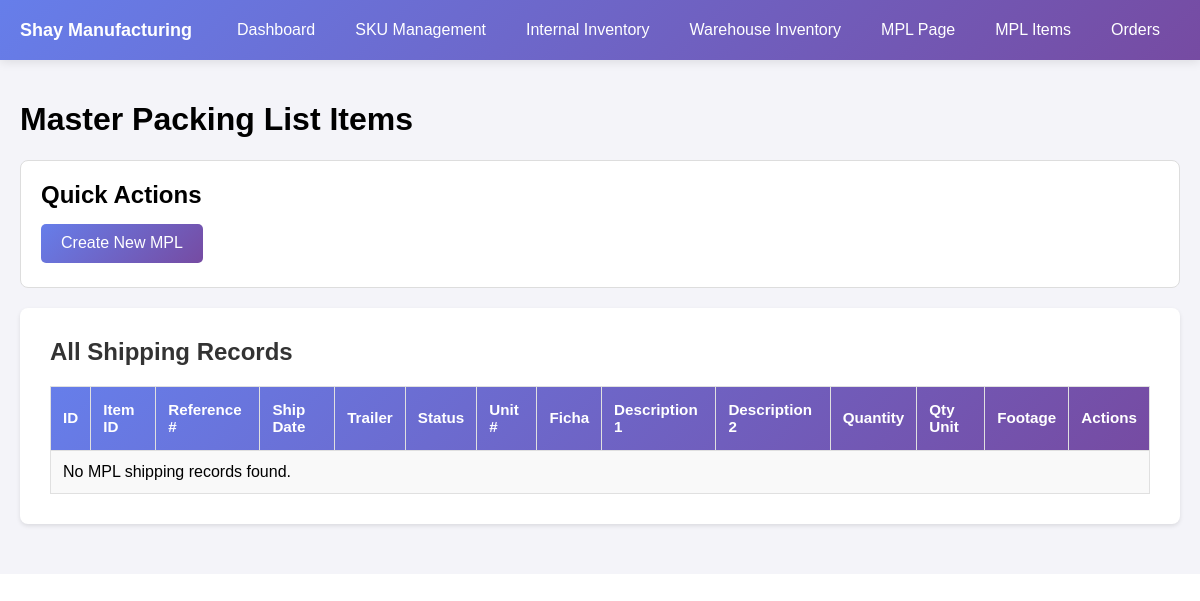
Before: /mpl_items.php with the older database file.
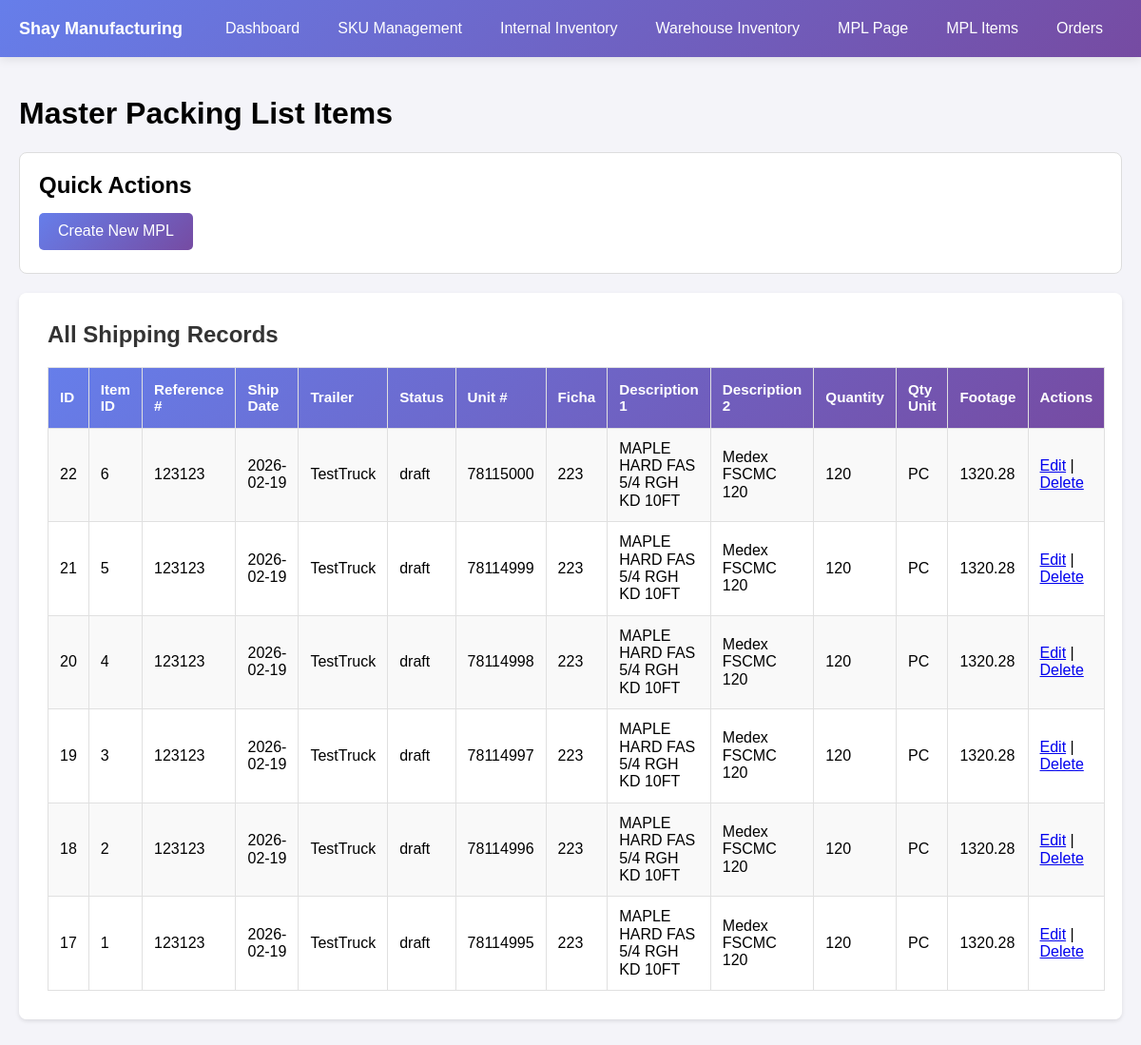
After: the same page with the newer database file.
### tables this page shows
CREATE TABLE `mpl_shipping_list` (
  `id` int(100) NOT NULL,
  `item_id` int(100) DEFAULT NULL,
  `reference_numb` int(100) DEFAULT NULL,
  `ship_date` date DEFAULT NULL,
  `trailer_name` text,
  `status` text
);

CREATE TABLE `inventory_item_info` (
  `inventory_id` int(100) NOT NULL,
  `sku` varchar(100) DEFAULT NULL,
  `unit_numb` int(15) DEFAULT NULL,
  `ficha` int(11) DEFAULT NULL,
  `description1` text,
  `description2` text,
  `quantity` int(15) NOT NULL,
  `quantity_unit` varchar(10) NOT NULL,
  `footage_quantity` float NOT NULL,
  `location` text
);

### mpl_items.php (the view, shortened to what this page needs)
<?php
    require_once('db_connect.php');
    $sql = "SELECT
                mplship.id,
                mplship.item_id,
                mplship.reference_numb,
                mplship.ship_date,
                mplship.trailer_name,
                mplship.status,
                iii.unit_numb,
                iii.ficha,
                iii.description1,
                iii.description2,
                iii.quantity,
                iii.quantity_unit,
                iii.footage_quantity
            FROM mpl_shipping_list mplship
            INNER JOIN inventory_item_info iii ON mplship.item_id = iii.inventory_id
            ORDER BY mplship.ship_date DESC, mplship.id DESC";
    $result = mysqli_query($connection, $sql);
?>
<!DOCTYPE html>
<html lang="en">
<head>
    <link rel="stylesheet" href="css/stylesheet.css">
    <link rel="stylesheet" href="css/nav.css">
    <link rel="stylesheet" href="css/normalize.css">
</head>
<body>
    <?php include('header.php'); ?>
    <div class="dashboard-container">
        <h1>Master Packing List Items</h1>
        <div class="section-container">
            <h2>Quick Actions</h2>
            <div class="button-group">
                <a href="mpl.php" class="btn">Create New MPL</a>
            </div>
        </div>
        <div class="table-container">
            <h2>All Shipping Records</h2>
            <table class="data_tb">
                <tr>
                    <th>ID</th>
                    <th>Item ID</th>
                    <th>Reference #</th>
                    <th>Ship Date</th>
                    <th>Trailer</th>
                    <th>Status</th>
                    <th>Unit #</th>
                    <th>Ficha</th>
                    <th>Description 1</th>
                    <th>Description 2</th>
                    <th>Quantity</th>
                    <th>Qty Unit</th>
                    <th>Footage</th>
                    <th>Actions</th>
                </tr>
                <?php
                    if ($result && mysqli_num_rows($result) > 0) {
                        while ($row = mysqli_fetch_assoc($result)) {
                            echo "<tr>";
                            echo "<td>" . htmlspecialchars($row['id']) . "</td>";
                            echo "<td>" . htmlspecialchars($row['item_id']) . "</td>";
                            echo "<td>" . htmlspecialchars($row['reference_numb']) . "</td>";
                            echo "<td>" . htmlspecialchars($row['ship_date']) . "</td>";
                            echo "<td>" . htmlspecialchars($row['trailer_name']) . "</td>";
                            echo "<td>" . htmlspecialchars($row['status']) . "</td>";
                            echo "<td>" . htmlspecialchars($row['unit_numb']) . "</td>";
                            echo "<td>" . htmlspecialchars($row['ficha']) . "</td>";
                            echo "<td>" . htmlspecialchars($row['description1']) . "</td>";
                            echo "<td>" . htmlspecialchars($row['description2']) . "</td>";
                            echo "<td>" . htmlspecialchars($row['quantity']) . "</td>";
                            echo "<td>" . htmlspecialchars($row['quantity_unit']) . "</td>";
                            echo "<td>" . htmlspecialchars($row['footage_quantity']) . "</td>";
                            echo "<td>";
                            echo "<a href='APIs/mpl-update.php?id=" . urlencode($row['id']) . "'>Edit</a> | ";
                            echo "<a href='APIs/mpl-delete.php?id=" . urlencode($row['id']) . "' onclick=\"return confirm('Delete this MPL item?')\">Delete</a>";
                            echo "</td>";
                            echo "</tr>";
                        }
                    } else {
                        echo "<tr><td colspan='14'>No MPL shipping records found.</td></tr>";
                    }
                ?>
            </table>
        </div>
    </div>
</body>
</html>

### header.php (shortened to what this page needs)
<nav class="navbar">
    <div class="brand">Shay Manufacturing</div>
    <ul>
        <li><a href="index.php">Dashboard</a></li>
        <li><a href="sku_management.php">SKU Management</a></li>
        <li><a href="i_inventory.php"> Internal Inventory</a></li>
        <li><a href="w_inventory.php"> Warehouse Inventory</a></li>
        <li><a href="mpl.php">MPL Page</a></li>
        <li><a href="mpl_items.php">MPL Items</a></li>
        <li><a href="orders.php">Orders</a></li>
    </ul>
</nav>

### css/stylesheet.css (style rules this page uses)
* { margin: 0; padding: 0; box-sizing: border-box; }
body { font-family: -apple-system, BlinkMacSystemFont, "Segoe UI", Roboto, Oxygen, Ubuntu, Cantarell, sans-serif; min-height: 100vh; justify-content: center; align-items: center; }
.data_tb { width: 100%; border-collapse: collapse; }
.table-container { background: white; padding: 30px; border-radius: 8px; margin-bottom: 30px; box-shadow: 0 2px 4px rgba(0,0,0,0.1); overflow-x: auto; }
.table-container h2 { margin-bottom: 20px; color: #333; font-size: 1.5rem; }
h1, h2 { margin-bottom: 1rem; }
td, th { border: 1px solid #e0e0e0; padding: 12px; text-align: left; }
tr:nth-child(even) { background-color: #f9f9f9; }
tr:nth-child(odd) { background-color: #ffffff; }
th { padding-top: 14px; padding-bottom: 14px; text-align: left; color: white; font-weight: 600; font-size: 0.95rem; }
.data_tb tr:first-child { background: linear-gradient(135deg, #667eea 0%, #764ba2 100%); font-size: 14px; }
.dashboard-container { padding: 20px; background-color: #f4f4f9; font-family: Arial, sans-serif; }
.section-container { background: white; padding: 20px; border-radius: 8px; margin-bottom: 20px; border: 1px solid #ddd; }
.btn { position: relative; display: inline-block; padding: 10px 20px; background: linear-gradient(135deg, #667eea 0%, #764ba2 100%); color: white; text-decoration: none; border-radius: 5px; margin-right: 10px; overflow: hidden; transition: all 0.3s ease; font-family: Arial, Helvetica, sans-serif; border: none; cursor: pointer; }
.btn::before { content: ''; position: absolute; top: 0; left: -100%; width: 50%; height: 100%; background: linear-gradient( to right, rgba(255, 255, 255, 0) 0%, rgba(255, 255, 255, 0.3) 50%, rgba(255, 255, 255, 0) 100% ); transform: skewX(-25deg); transition: none; }

### css/nav.css (style rules this page uses)
nav { position: fixed; top: 0; left: 0; right: 0; width: 100%; background: linear-gradient(135deg, #667eea 0%, #764ba2 100%); max-height: 60px; overflow: hidden; box-shadow: 0 2px 10px rgba(0, 0, 0, 0.1); z-index: 1000; display: flex; align-items: center; justify-content: space-between; padding: 0 20px; font-family: Arial, Helvetica, sans-serif; }
.brand { color: white; font-weight: bold; font-size: 18px; white-space: nowrap; }
nav ul { display: flex; list-style: none; height: 100%; margin: 0; padding: 0; }
nav li { display: flex; align-items: center; }
nav a { color: white; text-decoration: none; padding: 0 20px; display: block; height: 60px; display: flex; align-items: center; font-weight: 500; transition: background 0.3s; }
body { padding-top: 60px; }

Changed rows visible on the page:
added mpl_shipping_list: id "22", item "6", reference_numb "123123", ship_date "2026-02-19", trailer_name "TestTruck", status "draft", inventory_item_info.unit_numb "78115000", inventory_item_info.ficha "223", inventory_item_info.description1 "MAPLE HARD FAS 5/4 RGH KD 10FT", inventory_item_info.description2 "Medex FSCMC 120", inventory_item_info.quantity "120", inventory_item_info.quantity_unit "PC", inventory_item_info.footage_quantity "1320.28"
added mpl_shipping_list: id "21", item "5", reference_numb "123123", ship_date "2026-02-19", trailer_name "TestTruck", status "draft", inventory_item_info.unit_numb "78114999", inventory_item_info.ficha "223", inventory_item_info.description1 "MAPLE HARD FAS 5/4 RGH KD 10FT", inventory_item_info.description2 "Medex FSCMC 120", inventory_item_info.quantity "120", inventory_item_info.quantity_unit "PC", inventory_item_info.footage_quantity "1320.28"
added mpl_shipping_list: id "20", item "4", reference_numb "123123", ship_date "2026-02-19", trailer_name "TestTruck", status "draft", inventory_item_info.unit_numb "78114998", inventory_item_info.ficha "223", inventory_item_info.description1 "MAPLE HARD FAS 5/4 RGH KD 10FT", inventory_item_info.description2 "Medex FSCMC 120", inventory_item_info.quantity "120", inventory_item_info.quantity_unit "PC", inventory_item_info.footage_quantity "1320.28"
added mpl_shipping_list: id "19", item "3", reference_numb "123123", ship_date "2026-02-19", trailer_name "TestTruck", status "draft", inventory_item_info.unit_numb "78114997", inventory_item_info.ficha "223", inventory_item_info.description1 "MAPLE HARD FAS 5/4 RGH KD 10FT", inventory_item_info.description2 "Medex FSCMC 120", inventory_item_info.quantity "120", inventory_item_info.quantity_unit "PC", inventory_item_info.footage_quantity "1320.28"
added mpl_shipping_list: id "18", item "2", reference_numb "123123", ship_date "2026-02-19", trailer_name "TestTruck", status "draft", inventory_item_info.unit_numb "78114996", inventory_item_info.ficha "223", inventory_item_info.description1 "MAPLE HARD FAS 5/4 RGH KD 10FT", inventory_item_info.description2 "Medex FSCMC 120", inventory_item_info.quantity "120", inventory_item_info.quantity_unit "PC", inventory_item_info.footage_quantity "1320.28"
added mpl_shipping_list: id "17", item "1", reference_numb "123123", ship_date "2026-02-19", trailer_name "TestTruck", status "draft", inventory_item_info.unit_numb "78114995", inventory_item_info.ficha "223", inventory_item_info.description1 "MAPLE HARD FAS 5/4 RGH KD 10FT", inventory_item_info.description2 "Medex FSCMC 120", inventory_item_info.quantity "120", inventory_item_info.quantity_unit "PC", inventory_item_info.footage_quantity "1320.28"
Other visible differences:
text no longer shown: "No MPL shipping records found."
